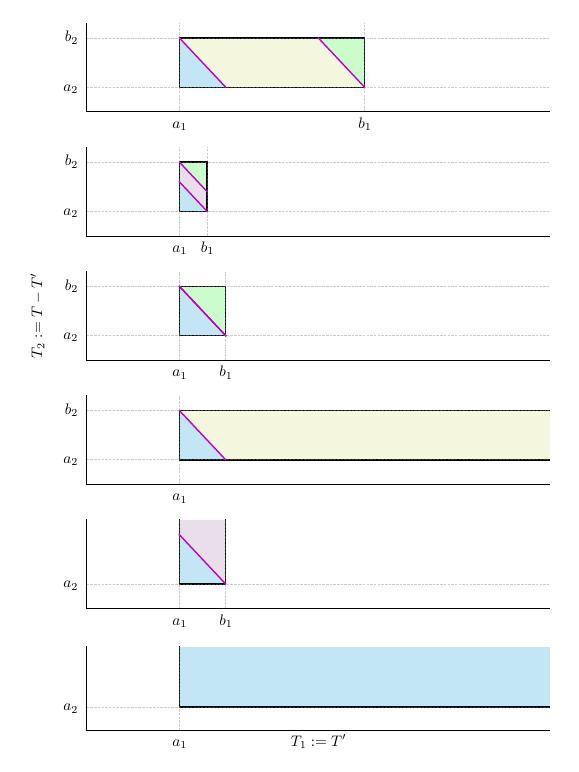

The Python source for this figure:
# for now try to generate the multiset of intervals automatically
import pstats
import cProfile
import matplotlib.pyplot as plt
from os.path import join
import numpy as np
from volume.VolumePoly import VolumePoly
from sympy import poly
from sympy.abc import T
from matplotlib.patches import Polygon



# get all settings and constants
from plot_config import *


def experiment():
    fig, axs = plt.subplots(6, 1, figsize=(fig_width_in, fig_height_in), sharex=True, sharey=True)  # 2x1 grid layout
    # fig, axs = plt.subplots(6, 1, sharex=True, sharey=True)  # 2x1 grid layout

    # Define plot bounds
    xmin = 0
    xmax = 10
    ymin = 0
    ymax = 1.8

    phi = (1+np.sqrt(5))/2

    # Rectangle configs for 5 subplots
    data = [
        (2, 6, 0.5, 1.5),       # 1) b'-a' < b-a
        (2, 2.6, 0.5, 1.5),       # 2) b-a < b'-a'
        (2, 3, 0.5, 1.5),     # 3) b'-a' < b-a more
        (2, None, 0.5, 1.5),    # 4) b = ∞ (open to the right)
        (2, 3, 0.5, None),    # 5) b' = ∞ (open upwards)
        (2, None, 0.5, None)  # 6) b = ∞ and b' = ∞
    ]

    n_subplots = len(data)

    caption_height_in = 34*inches_per_pt   # 34pt are 2 lines of caption. change if necessary

    fig, axs = plt.subplots(n_subplots, 1, figsize=(fig_width_in, fig_height_in-caption_height_in), sharex=True, sharey=True)


    for j, (ax, (a, b, ap, bp)) in enumerate(zip(axs, data)):
        # Determine b and bp visually if infinite
        b_vis = b if b is not None else xmax
        bp_vis = bp if bp is not None else ymax

        # Rectangle corners
        x_rect = [a, a, b_vis, b_vis, a]
        y_rect = [ap, bp_vis, bp_vis, ap, ap]

        # Adjust linestyle for infinite edges
        draw_edge = [True, True, True, True]
        if b is None:
            draw_edge[2] = False  # skip right edge
        if bp is None:
            draw_edge[1] = False  # skip top edge

        # Draw rectangle with selective edges
        for i in range(4):
            if draw_edge[i]:
                ax.plot([x_rect[i], x_rect[i + 1]], [y_rect[i], y_rect[i + 1]], 'k', linewidth=1)

        if b is None:
            l = np.inf
        else:
            l = b-a
        if bp is None:
            lp = np.inf
        else:
            lp = bp-ap

        alpha = a + ap
        beta = a + ap + min(l,lp)
        gamma = a + ap + max(l,lp)
        # delta = b + bp

        #### DIAGONALS
        # diagonals for plots 2,3,5
        if b is not None and l<=lp:
            x_diag = np.linspace(a, b, 100)
            # from upper left corner
            y_diag1 = -1 * x_diag + beta
            y_diag2 = -1 * x_diag + gamma

            ax.plot(x_diag, y_diag1, 'm-', linewidth=1)
            ax.plot(x_diag, y_diag2, 'm-', linewidth=1)
        # plots 1,4
        if l>lp:
            x_diag = np.linspace(a, a+lp, 100)

            # case 1
            if b:
                x_diag2 = np.linspace(b-lp, b, 100)
                y_diag2 = -1 * x_diag2 + gamma
                ax.plot(x_diag2, y_diag2, 'm-', linewidth=1)

            y_diag1 = -1 * x_diag + beta

            # case 4 doesn't have a line
            if not bp:
                continue


            ax.plot(x_diag, y_diag1, 'm-', linewidth=1)


        # # POLYGONS FOR CASE 1
        # if not (l==lp==np.inf):
        #
        #     # this is a bit trash, why did I not just implement it with b= inf instead of None
        #     try:
        #         b_cut = min(b,a+lp)
        #     except:
        #         b_cut = a+lp
        #     try:
        #         bp_cut = min(bp, ap+l)
        #     except:
        #         bp_cut = ap+l
        #
        #
        #
        #     highlight_points = [(a,ap), (b_cut,ap), (a,bp_cut)]
        #
        # else:
        #     highlight_points = [(a,ap), (a,ymax),(xmax,ymax), (xmax,ap)]


        ### CASE 2 + 3


        # plot 1
        if j == 0:
        # if b and bp and l>lp:
            highlight_points =  np.array(((a,ap), (a,bp), (a+lp, ap)))
            highlight_points2 = np.array(((a,bp), (b-lp, bp), (b,ap), (a+lp, ap)))
            highlight_points3 = np.array(((b-lp, bp), (b,bp), (b,ap)))
            ax.add_patch(Polygon(highlight_points, closed=True, facecolor=c1, edgecolor='none', alpha=0.5))
            ax.add_patch(Polygon(highlight_points2, closed=True, facecolor=c2, edgecolor='none', alpha=0.5))
            ax.add_patch(Polygon(highlight_points3, closed=True, facecolor=c3, edgecolor='none', alpha=0.5))

        if j == 1:
            highlight_points =  np.array(((a,ap), (a,ap+l), (b, ap)))
            highlight_points2 = np.array(((a,ap+l), (a, bp), (b, bp-l),(b,ap)))
            highlight_points3 = np.array(((a, bp), (b,bp-l), (b,bp)))
            ax.add_patch(Polygon(highlight_points, closed=True, facecolor=c1, edgecolor='none', alpha=0.5))
            ax.add_patch(Polygon(highlight_points2, closed=True, facecolor=c4, edgecolor='none', alpha=0.5))
            ax.add_patch(Polygon(highlight_points3, closed=True, facecolor=c3, edgecolor='none', alpha=0.5))

        if j == 2:
            highlight_points =  np.array(((a,ap), (a,ap+l), (b, ap)))
            highlight_points3 = np.array(((a, bp), (b,bp-l), (b,bp)))
            ax.add_patch(Polygon(highlight_points, closed=True, facecolor=c1, edgecolor='none', alpha=0.5))
            ax.add_patch(Polygon(highlight_points3, closed=True, facecolor=c3, edgecolor='none', alpha=0.5))

        if j == 3:
            highlight_points =  np.array(((a,ap), (a,bp), (a+lp, ap)))
            highlight_points2 = np.array(((a,bp), (xmax, bp), (xmax,ap), (a+lp, ap)))
            ax.add_patch(Polygon(highlight_points, closed=True, facecolor=c1, edgecolor='none', alpha=0.5))
            ax.add_patch(Polygon(highlight_points2, closed=True, facecolor=c2, edgecolor='none', alpha=0.5))

        if j == 4:
            highlight_points =  np.array(((a,ap), (a,ap+l), (b, ap)))
            highlight_points2 = np.array(((a,ap+l), (a, ymax), (b, ymax),(b,ap)))
            ax.add_patch(Polygon(highlight_points, closed=True, facecolor=c1, edgecolor='none', alpha=0.5))
            ax.add_patch(Polygon(highlight_points2, closed=True, facecolor=c4, edgecolor='none', alpha=0.5))

        if j == 5:
            highlight_points = np.array(((a,ap), (a,ymax),(xmax, ymax), (xmax, ap)))
            ax.add_patch(Polygon(highlight_points, closed=True, facecolor=c1, edgecolor='none', alpha=0.5))





        # Axis ticks and range
        # ax.axhline(0, color='black', linewidth=0.5)
        # ax.axvline(0, color='black', linewidth=0.5)

        x_offset = -0.2
        y_offset = -0.12

        # CANNOT USE TICKS they are synchronized
        ax.tick_params(axis='x', bottom=False, labelbottom=False)
        ax.text(a, ymin + y_offset, "$a_1$", ha='center', va='top')
        if b is not None:
            ax.text(b, ymin + y_offset, "$b_1$", ha='center', va='top')

        ax.tick_params(axis='y', left=False, labelleft=False)
        ax.text(xmin + x_offset, ap, "$a_2$", ha='right', va='center')
        if bp is not None:
            ax.text(xmin + x_offset, bp, "$b_2$", ha='right', va='center')

        x_offset_line = 0
        y_offset_line = 0

        # Light horizontal guide lines for x-axis symbols
        ax.plot([a, a], [ymin+y_offset_line, ymax], color='gray', linestyle='--', linewidth=0.5, alpha=0.4)
        if b is not None:
            ax.plot([b, b], [ymin+y_offset_line, ymax], color='gray', linestyle='--', linewidth=0.5, alpha=0.4)

        # Light vertical guide lines for y-axis symbols
        ax.plot([xmin+x_offset_line, xmax], [ap, ap], color='gray', linestyle='--', linewidth=0.5, alpha=0.4)
        if bp is not None:
            ax.plot([xmin+x_offset_line, xmax], [bp, bp], color='gray', linestyle='--', linewidth=0.5,
                    alpha=0.4)

        # plt.xlim(xmin,xmax)
        # plt.ylim(ymin,ymax)
        plt.axis([xmin, xmax, ymin, ymax])
        plt.gca().set_aspect('equal', adjustable='box')

        ## CANNOT DO THIS it also forces x and y axes to be equally long
        # ax.set_aspect('equal')
        # ax.set_aspect('equal', adjustable='box')

        # Remove top and right spines
        ax.spines['top'].set_visible(False)
        ax.spines['right'].set_visible(False)

    # plt.tight_layout()  # Adjust layout to fit within the figure size
    axs[-1].set_xlabel("$T_1 := T'$")
    axs[2].set_ylabel("$T_2 := T-T'$",labelpad=30)

    plt.subplots_adjust(left=0.15, right=0.95, top=0.97, bottom=0.05, hspace=0.4)
    # plt.show()


    plt.savefig("02_conv_vis.pdf")

pr = cProfile.Profile()
pr.enable()
experiment()
pr.disable()
pr.dump_stats("02_conv_vis.prof")

# # Print the profiling results
p = pstats.Stats('02_conv_vis.prof')
p.strip_dirs().sort_stats('cumulative').print_stats(10)
